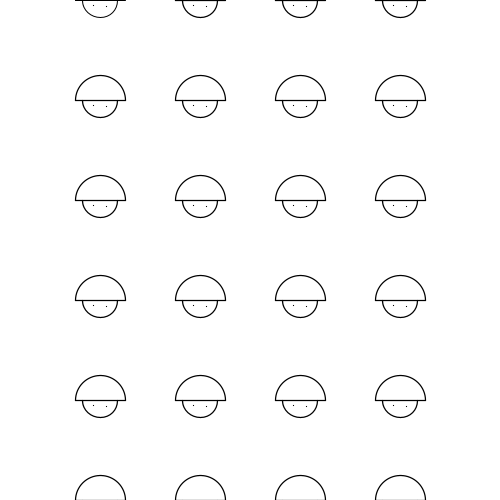
Frame 1 (no input)
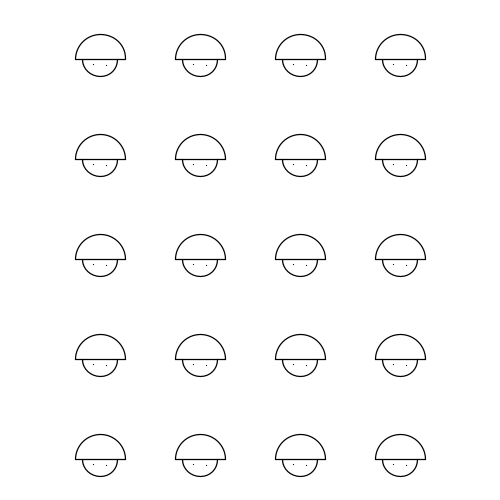
Frame 60 (the mouse pressed at the canvas centre just before this capture)
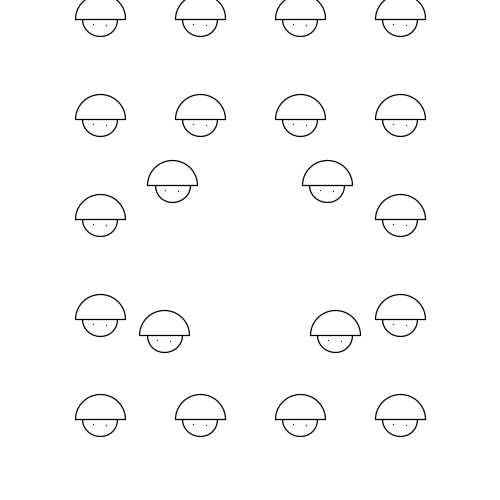
Frame 120 (the mouse held since frame 60 and released just before this capture)

The Processing sketch that drew these frames (run headless with seeded random() and noise(); from frame 60 on, the mouse is pressed at the canvas centre):

// Processing sketch: processing_61755
// ── processing_61755.pde

 //float a = 17.5;

int amount = 24;
float[] x = new float [amount];
float[] y = new float [amount];
float xpos=100;
float ypos;

void setup() {
  size(500,500);
   //float ypos = -a;
   int i=0;
  while (i<x.length) {
    x[i] = xpos;
    y[i] = ypos;
    
    if (xpos<400){
    xpos+=100;
    i++;
    }else{
      ypos+=100;
      xpos=100;
    i++;
  }
  }
}

void draw() {

  background(255);
  Formation();
}
  void Formation(){
  int i=0;
  
  while (i<x.length){
    

   
    arc(x[i], y[i], 50, 50, PI, TWO_PI);
    arc(x[i], y[i], 35, 35, 0, PI);
    line(x[i]+25, y[i], x[i]-25, y[i]);
    strokeWeight(1.25);
    point(x[i]-7, y[i]+5);
    point(x[i]+6, y[i]+6);
    //line(x[i]-17.5, y[i], x[i]-25, y[i]);
    //line(x[i]+17.5, y[i], x[i]+25, y[i]);
    
    i++;
    
  
  
    
  }
    March();
  
}
    
    void March(){
      
     for (int i=0; i<amount; i++){
      y[i]++;
      
      if (y[i]==500){
        y[i]=0;
        
        }
            float dista = dist(mouseX, mouseY, x[i], y[i]);
      if(dista < 100) {
    
    x[i] = x[i] + (x[i] - mouseX)/50;
    y[i] = y[i] + (y[i] - mouseY)/50;
      //if(dista>100){
        //Formation();}
      }
    
  }
     }
      

  //void mouseMoved(){
      //int i=0;
      //while (i<x.length){
    
 // }}}

    
    
    
